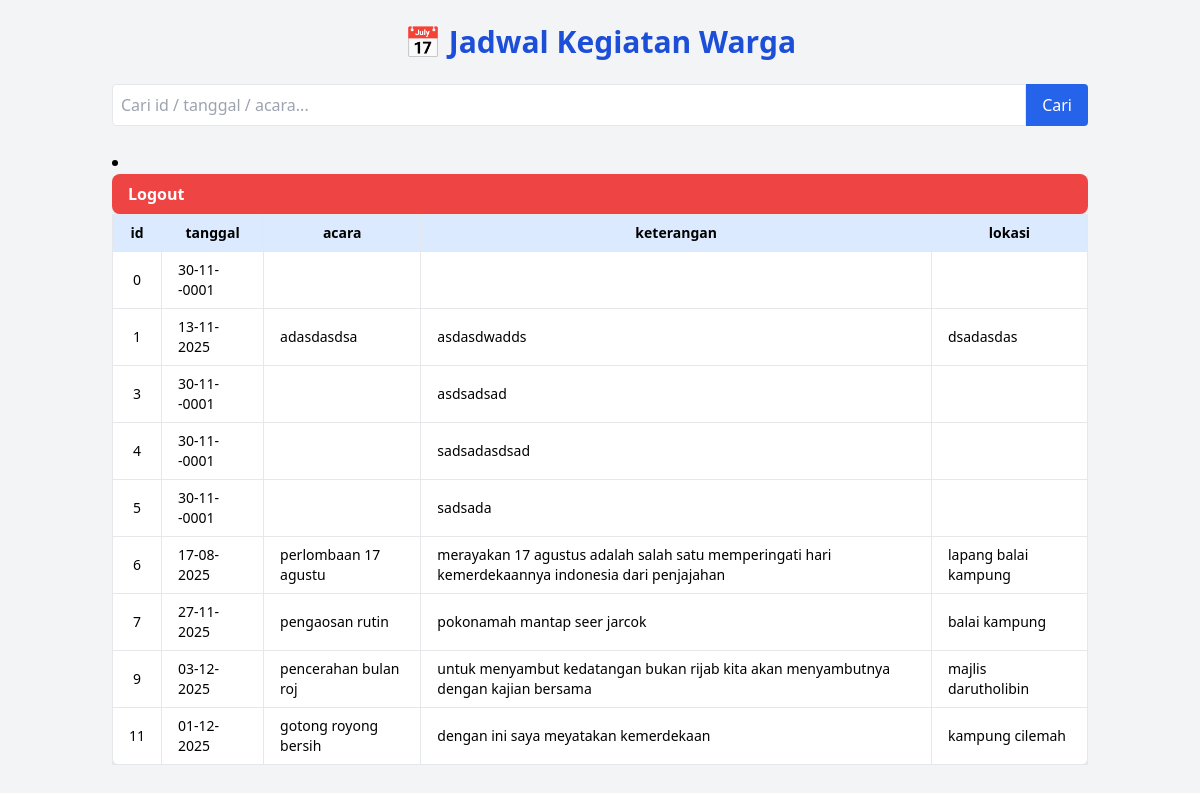
/jadwalin/public/dasboard.php, run on the app's committed database.
### tables this page shows
CREATE TABLE `jadwal` (
  `id` int(200) NOT NULL,
  `tanggal` date NOT NULL,
  `acara` varchar(20) NOT NULL,
  `keterangan` varchar(255) NOT NULL,
  `lokasi` varchar(100) NOT NULL
);

### jadwalin/public/dasboard.php (the view, shortened to what this page needs)
<?php
include '../koneksi/koneksi.php';
$keyword = isset($_GET['cari']) ? $_GET['cari'] : "";
$query = "SELECT * FROM jadwal
          WHERE tanggal LIKE '%$keyword%' OR acara LIKE '%$keyword%' OR keterangan LIKE '%$keyword%' OR lokasi LIKE '%$keyword%'
          ORDER BY id ASC";
$result = mysqli_query($koneksi, $query);
?>
<!DOCTYPE html>
<html lang="en">
<head>
    <script src="https://cdn.tailwindcss.com"></script>
</head>
<body class="bg-gray-100 min-h-screen">
    <div class="max-w-5xl mx-auto p-6">
        <h1 class="text-3xl font-bold mb-6 text-center text-blue-700">📅 Jadwal Kegiatan Warga</h1>
        <form method="get" class="flex mb-6">
            <input type="text" name="cari" value="<?= $keyword ?>" placeholder="Cari id / tanggal / acara..."
                class="flex-grow border p-2 rounded-l">
            <button type="submit" class="bg-blue-600 text-white px-4 py-2 rounded-r">Cari</button>
        </form>
        <div class="overflow-x-auto">
            <table class="w-full border border-gray-300 rounded-lg bg-white shadow text-sm">
                <thead class="bg-blue-100">
                    <tr>
                        <th class="border px-4 py-2">id</th>
                        <th class="border px-4 py-2">tanggal</th>
                        <th class="border px-4 py-2">acara</th>
                        <th class="border px-4 py-2">keterangan</th>
                        <th class="border px-4 py-2">lokasi</th>
                    </tr>
                </thead>
                <tbody>
                    <?php if (mysqli_num_rows($result) > 0): ?>
                        <?php while ($row = mysqli_fetch_assoc($result)): ?>
                            <tr class="hover:bg-gray-50">
                                <td class="border px-4 py-2 text-center"><?= $row['id']; ?></td>
                                <td class="border px-4 py-2"><?= date("d-m-Y", strtotime($row['tanggal'])); ?></td>
                                <td class="border px-4 py-2"><?= $row['acara']; ?></td>
                                <td class="border px-4 py-2"><?= $row['keterangan']; ?></td>
                                <td class="border px-4 py-2"><?= $row['lokasi']; ?></td>
                            </tr>
                        <?php endwhile; ?>
                    <?php else: ?>
                        <tr>
                            <td colspan="5" class="text-center py-4 text-gray-500">Tidak ada data ditemukan</td>
                        </tr>
                    <?php endif; ?>
                     <li>
        <a href="../aksi/logout.php"
          class="flex items-center gap-2 py-2 px-4 rounded-lg bg-red-500 text-white font-semibold hover:bg-red-600 transition shadow">
          Logout
        </a>
                </tbody>
            </table>
        </div>
    </div>
</body>
</html>

### data on the page
jadwal: id "0", tanggal "30-11--0001"
jadwal: id "1", tanggal "13-11-2025", acara "adasdasdsa", keterangan "asdasdwadds", lokasi "dsadasdas"
jadwal: id "3", tanggal "30-11--0001", keterangan "asdsadsad"
jadwal: id "4", tanggal "30-11--0001", keterangan "sadsadasdsad"
jadwal: id "5", tanggal "30-11--0001", keterangan "sadsada"
jadwal: id "6", tanggal "17-08-2025", acara "perlombaan 17 agustu", keterangan "merayakan 17 agustus adalah salah satu memperingati hari kemerdekaannya indonesia dari penjajahan", lokasi "lapang balai kampung"
jadwal: id "7", tanggal "27-11-2025", acara "pengaosan rutin", keterangan "pokonamah mantap seer jarcok", lokasi "balai kampung"
jadwal: id "9", tanggal "03-12-2025", acara "pencerahan bulan roj", keterangan "untuk menyambut kedatangan bukan rijab kita akan menyambutnya dengan kajian bersama", lokasi "majlis darutholibin"
jadwal: id "11", tanggal "01-12-2025", acara "gotong royong bersih", keterangan "dengan ini saya meyatakan kemerdekaan", lokasi "kampung cilemah"
